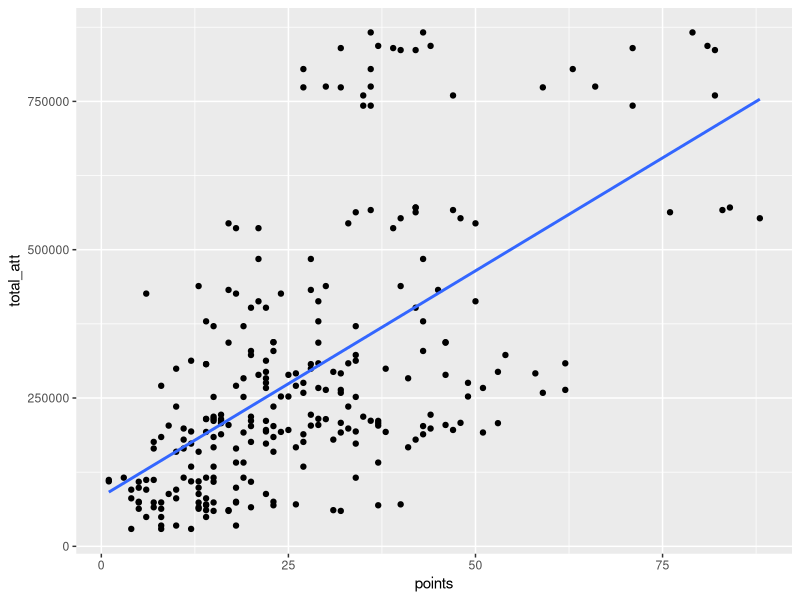
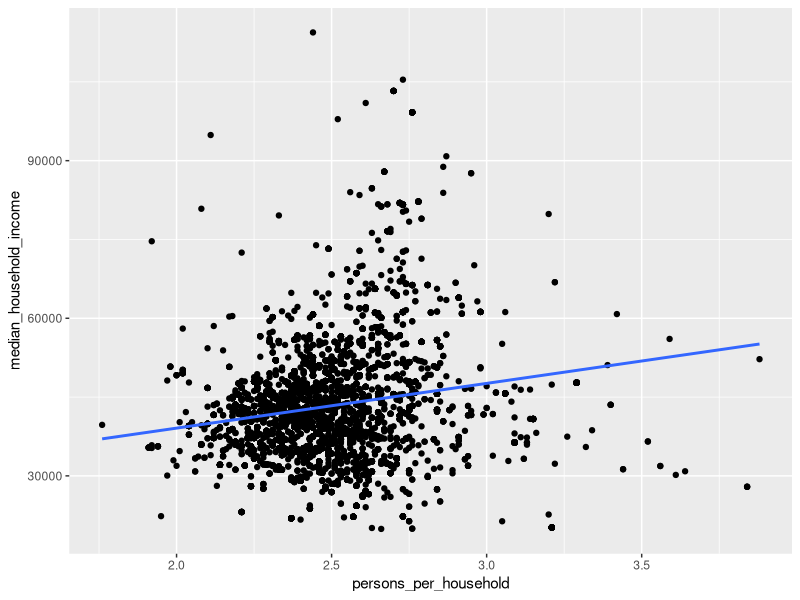

The R script that drew these images, in order:
## ---- chunk 1
knitr::opts_chunk$set(echo = TRUE); options(scipen=999)
## ---- chunk 2
library(tidyverse) # load tidyverse functions

# read in data
fb <- read_csv("football.csv") %>%
  filter(league == "Eredivisie") %>% # get Dutch teams
  select(season, # select relevant columns
         team, 
         avg_att,
         total_att, 
         finish, 
         points, 
         goals_for, 
         goals_against, 
         goal_diff)

# check the data
skimr::skim(fb)
## ---- chunk 3
# Plot the data with a regression line
ggplot(fb) + 
  geom_point(aes(points, total_att)) + 
  geom_smooth(aes(points, total_att), 
              method = "lm", se = FALSE)
## ---- chunk 4
R <- cor(fb$points, fb$total_att)
R
R^2
## ---- chunk 5
summary(lm(total_att ~ points, fb))
## ---- chunk 6
# YOUR CODE HERE
## ---- chunk 7
# YOUR CODE HERE
## ---- chunk 8
# read in data
dat <- read_csv("municipalities.csv") %>%
  select(fed_spending, # select the relevant columns
         hs_grad, 
         persons_per_household, 
         poverty, 
         median_household_income)

# quick check of the data
skimr::skim(dat)
## ---- chunk 9
# Plot the data with a regression line
ggplot(dat) + 
  geom_point(aes(persons_per_household, median_household_income)) + 
  geom_smooth(aes(persons_per_household, median_household_income), 
              method = "lm", se = FALSE)
## ---- chunk 10
R <- cor(dat$median_household_income, dat$persons_per_household)
R
R^2
## ---- chunk 11
summary(lm(median_household_income ~ persons_per_household, dat))
## ---- chunk 12
# YOUR CODE HERE
## ---- chunk 13
# YOUR CODE HERE
